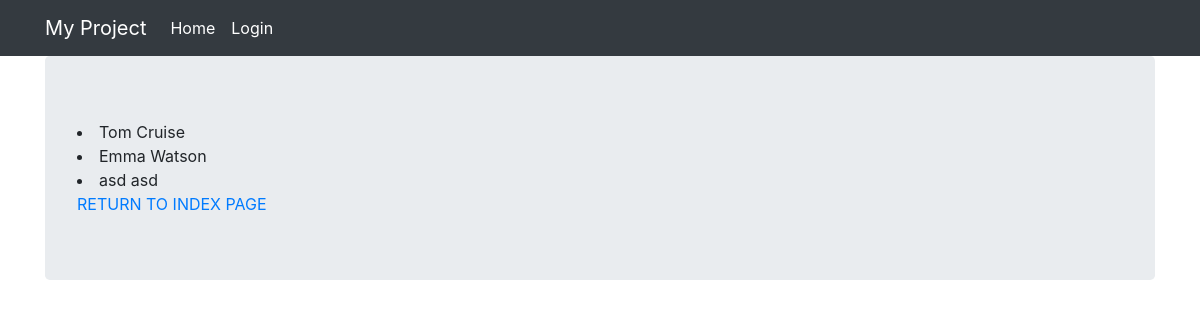
The app's page /movies/actors-class-view/, older data.
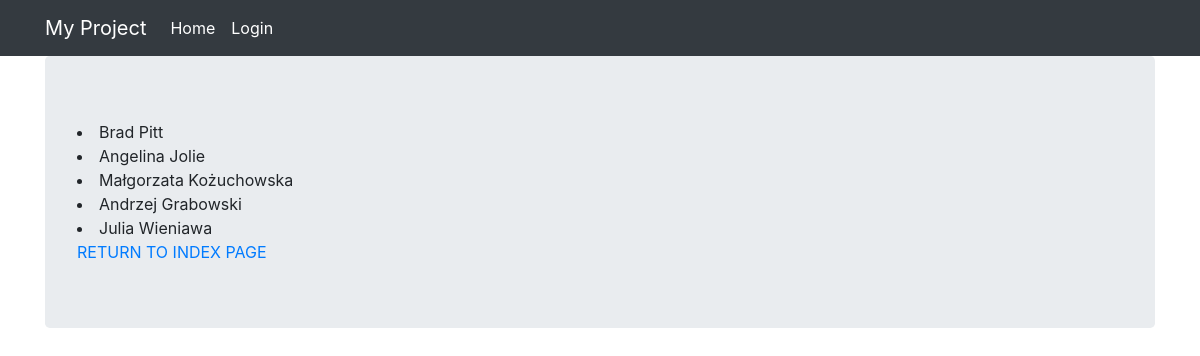
The same page, newer data.
### movies/models.py (models this page shows)
class Actor(models.Model):
    GENDERS = [
        ("W", "Woman"),
        ("M", "Man")
    ]
    name = models.CharField(max_length=128)
    last_name = models.CharField(max_length=128)
    age = models.PositiveSmallIntegerField()
    gender = models.CharField(choices=GENDERS, max_length=1)
    def __str__(self):
        return f"{self.name} {self.last_name}"

### movies/views.py (the view)
# urls.py: path("actors-class-view/", views.ActorView.as_view(), name="actors-class-view"),
class ActorView(View):
    def get(self, request):
        return render(
            request,
            template_name="movies/actors.html",
            context={"actors": Actor.objects.all()}
        )

### movies/templates/movies/actors.html
{% extends "base.html" %}
{% block content %}
    {% for a in actors %}
        <li>{{ a }}</li>
    {% endfor %}
    <a href="{% url 'movies:movies-homepage' %}">RETURN TO INDEX PAGE</a>
{% endblock %}

### templates/base.html (shortened to what this page needs)
{% load static %}
<html {% if LANGUAGE_CODE %}lang="{{ LANGUAGE_CODE }}"{% endif %}>
  <head>
    <link rel="stylesheet" href="https://stackpath.bootstrapcdn.com/bootstrap/4.2.1/css/bootstrap.min.css">
  </head>
  <body>
    <nav class="navbar navbar-expand-lg navbar-dark bg-dark">
      <div class="container fixed">
        <a class="navbar-brand" href="/">My Project</a>
        <div class="collapse navbar-collapse" id="navbarNavAltMarkup">
          <div class="navbar-nav">
            <a class="nav-item nav-link active" href="/">
              Home
            </a>
          </div>
          <div class="navbar-nav">
              {% if user.is_authenticated %}
                  <a class="nav-item nav-link active" href="{% url 'logout' %}">Logout</a>
              {% else %}
                  <a class="nav-item nav-link active" href="{% url 'login' %}">Login</a>
              {% endif %}
          </div>
        </div>
      </div>
    </nav>
    <div class="container">
      <div class="jumbotron">
        {% block content %}{% endblock %}
      </div>
    </div>
  </body>
</html>

Row changes from the older to the newer data that the page shows:
removed Actor: name+last_name "Tom Cruise"
removed Actor: name+last_name "Emma Watson"
removed Actor: name+last_name "asd asd"
added Actor: name+last_name "Brad Pitt"
added Actor: name+last_name "Angelina Jolie"
added Actor: name+last_name "Małgorzata Kożuchowska"
added Actor: name+last_name "Andrzej Grabowski"
added Actor: name+last_name "Julia Wieniawa"
